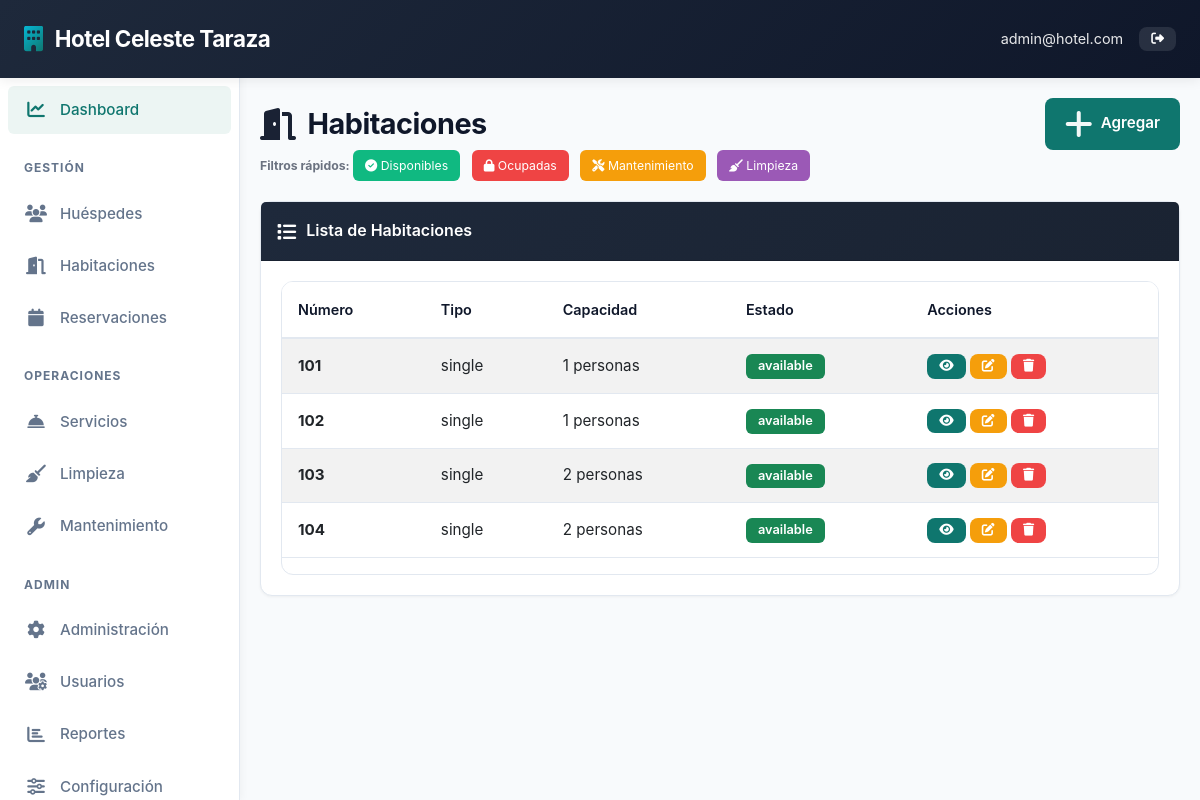
The page /rooms/ (signed in) on the database its author committed.
### models.py (models this page shows, shortened)
class SystemSettings(db.Model):
    __tablename__ = 'system_settings'
    id = db.Column(db.Integer, primary_key=True)
    hotel_name = db.Column(db.String(120), nullable=False, default='Hotel Management System')
    hotel_address = db.Column(db.Text, nullable=False, default='Calle Principal 123, Ciudad')
    hotel_phone = db.Column(db.String(20), nullable=False, default='+1 (555) 123-4567')
    hotel_email = db.Column(db.String(120), nullable=False, default='info@hotel.com')
    check_in_time = db.Column(db.String(5), nullable=False, default='14:00')
    check_out_time = db.Column(db.String(5), nullable=False, default='11:00')
    price_per_night = db.Column(db.Float, nullable=False, default=100.0)
    updated_at = db.Column(db.DateTime, default=datetime.utcnow, onupdate=datetime.utcnow)

class User(UserMixin, db.Model):
    __tablename__ = 'users'
    id = db.Column(db.Integer, primary_key=True)
    username = db.Column(db.String(80), unique=True, nullable=False)
    email = db.Column(db.String(120), unique=True, nullable=False)
    password_hash = db.Column(db.String(200), nullable=False)
    full_name = db.Column(db.String(120), nullable=False)
    role = db.Column(db.String(20), nullable=False, default='staff')  # admin, receptionist, housekeeper, manager
    phone = db.Column(db.String(20))
    created_at = db.Column(db.DateTime, default=datetime.utcnow)
    is_active = db.Column(db.Boolean, default=True)
    reservations = db.relationship('Reservation', backref='created_by_user', lazy=True)

class Room(db.Model):
    __tablename__ = 'rooms'
    id = db.Column(db.Integer, primary_key=True)
    room_number = db.Column(db.String(10), unique=True, nullable=False)
    room_type = db.Column(db.String(50), nullable=False)  # single, double, suite, deluxe
    floor = db.Column(db.Integer, nullable=False)
    capacity = db.Column(db.Integer, nullable=False)
    price_per_night = db.Column(db.Float, nullable=False)
    description = db.Column(db.Text)
    amenities = db.Column(db.String(500))  # comma separated
    status = db.Column(db.String(20), default='available')  # available, occupied, maintenance, cleaning
    created_at = db.Column(db.DateTime, default=datetime.utcnow)
    reservations = db.relationship('Reservation', backref='room', lazy=True)
    maintenance_logs = db.relationship('MaintenanceLog', backref='room', lazy=True)

### routes.py (the view)
@rooms_bp.route('/')
@staff_required
def list_rooms():
    page = request.args.get('page', 1, type=int)
    status = request.args.get('status', '')
    room_type = request.args.get('type', '')
    query = Room.query
    if status:
        query = query.filter_by(status=status)
    if room_type:
        query = query.filter_by(room_type=room_type)
    rooms = query.paginate(page=page, per_page=12)
    return render_template('rooms/list_rooms.html', rooms=rooms, current_status=status, current_type=room_type)

### auth.py (called while the page is built)
def staff_required(f):
    @wraps(f)
    def decorated_function(*args, **kwargs):
        if not current_user.is_authenticated:
            flash('Debe iniciar sesión primero.', 'warning')
            return redirect(url_for('auth.login'))
        return f(*args, **kwargs)
    return decorated_function

### templates/rooms/list_rooms.html (shortened to what this page needs)
{% extends "base.html" %}
{% block content %}
<div class="page-header">
    <div style="display: flex; justify-content: space-between; align-items: center;">
        <h1>
            <i class="fas fa-door-open"></i>
            Habitaciones
        </h1>
        <a href="/rooms/add" class="btn btn-primary">
            <i class="fas fa-plus"></i>
            Agregar
        </a>
    </div>
</div>
<div style="margin-bottom: 1.25rem;">
    <small style="color: #6b7280;">
        <strong>Filtros rápidos:</strong>
        <a href="/rooms?status=available" style="display: inline-block; background-color: #10b981; color: white; padding: 0.375rem 0.75rem; border-radius: 0.375rem; text-decoration: none; margin-right: 0.5rem;">
            <i class="fas fa-check-circle"></i> Disponibles
        </a>
        <a href="/rooms?status=occupied" style="display: inline-block; background-color: #ef4444; color: white; padding: 0.375rem 0.75rem; border-radius: 0.375rem; text-decoration: none; margin-right: 0.5rem;">
            <i class="fas fa-lock"></i> Ocupadas
        </a>
        <a href="/rooms?status=maintenance" style="display: inline-block; background-color: #f59e0b; color: white; padding: 0.375rem 0.75rem; border-radius: 0.375rem; text-decoration: none; margin-right: 0.5rem;">
            <i class="fas fa-tools"></i> Mantenimiento
        </a>
        <a href="/rooms?status=cleaning" style="display: inline-block; background-color: #9b59b6; color: white; padding: 0.375rem 0.75rem; border-radius: 0.375rem; text-decoration: none;">
            <i class="fas fa-broom"></i> Limpieza
        </a>
    </small>
</div>
<div class="card">
    <div class="card-header">
        <i class="fas fa-list"></i>
        Lista de Habitaciones
    </div>
    <div class="card-body">
        {% if rooms %}
        <div class="table-responsive">
            <table class="table table-hover table-striped">
                <thead>
                    <tr>
                        <th>Número</th>
                        <th class="d-none d-md-table-cell">Tipo</th>
                        <th class="d-none d-md-table-cell">Capacidad</th>
                        <th>Estado</th>
                        <th>Acciones</th>
                    </tr>
                </thead>
                <tbody>
                    {% for room in rooms %}
                    <tr>
                        <td><strong>{{ room.room_number }}</strong></td>
                        <td class="d-none d-md-table-cell">{{ room.room_type }}</td>
                        <td class="d-none d-md-table-cell">{{ room.capacity }} personas</td>
                        <td>
                            <span class="badge {% if room.status == 'available' %}bg-success{% elif room.status == 'occupied' %}bg-danger{% else %}bg-warning{% endif %}">
                                {{ room.status }}
                            </span>
                        </td>
                        <td>
                            <a href="/rooms/{{ room.id }}" class="btn btn-sm btn-primary">
                                <i class="fas fa-eye"></i>
                            </a>
                            <a href="/rooms/{{ room.id }}/edit" class="btn btn-sm btn-warning">
                                <i class="fas fa-edit"></i>
                            </a>
                            {% if current_user.role == 'admin' and room.status == 'available' %}
                            <form method="POST" action="/rooms/{{ room.id }}/delete" style="display:inline;">
                                <button type="submit" class="btn btn-sm btn-danger" onclick="return confirm('¿Eliminar esta habitación?')">
                                    <i class="fas fa-trash"></i>
                                </button>
                            </form>
                            {% endif %}
                        </td>
                    </tr>
                    {% endfor %}
                </tbody>
            </table>
        </div>
        {% else %}
        <div class="alert alert-info">
            <i class="fas fa-info-circle"></i>
            No hay habitaciones registradas
        </div>
        {% endif %}
    </div>
</div>
{% endblock %}

### templates/base.html (shortened to what this page needs)
<!DOCTYPE html>
<html lang="es">
<head>
    <link href="https://cdn.jsdelivr.net/npm/bootstrap@5.3.0/dist/css/bootstrap.min.css" rel="stylesheet">
    <link rel="stylesheet" href="https://cdnjs.cloudflare.com/ajax/libs/font-awesome/6.4.0/css/all.min.css">
</head>
<body>
    {% if current_user.is_authenticated %}
    <nav class="navbar">
        <a class="navbar-brand" href="/"><i class="fas fa-building"></i> <span>{{ hotel_settings.hotel_name }}</span></a>
        <div class="navbar-right">
            <span class="text-white">{{ current_user.email }}</span>
            <a href="/auth/logout" class="btn btn-sm" style="background-color: rgba(255,255,255,0.1); color: white;"><i class="fas fa-sign-out-alt"></i></a>
        </div>
    </nav>
    <aside class="sidebar" id="sidebar">
        <ul class="sidebar-menu">
            <li><a href="/" data-tooltip="Dashboard"><i class="fas fa-chart-line"></i> <span class="sidebar-label">Dashboard</span></a></li>
            <li><div class="sidebar-section-title">Gestión</div></li>
            {% if modules_dict.get('Huéspedes', {}).is_enabled != False %}
            <li><a href="/guests" data-tooltip="Huéspedes"><i class="fas fa-users"></i> <span class="sidebar-label">Huéspedes</span></a></li>
            {% endif %}
            {% if modules_dict.get('Habitaciones', {}).is_enabled != False %}
            <li><a href="/rooms" data-tooltip="Habitaciones"><i class="fas fa-door-open"></i> <span class="sidebar-label">Habitaciones</span></a></li>
            {% endif %}
            {% if modules_dict.get('Reservas', {}).is_enabled != False %}
            <li><a href="/reservations" data-tooltip="Reservaciones"><i class="fas fa-calendar"></i> <span class="sidebar-label">Reservaciones</span></a></li>
            {% endif %}
            <li><div class="sidebar-section-title">Operaciones</div></li>
            {% if modules_dict.get('Servicios', {}).is_enabled != False %}
            <li><a href="/services" data-tooltip="Servicios"><i class="fas fa-concierge-bell"></i> <span class="sidebar-label">Servicios</span></a></li>
            {% endif %}
            {% if modules_dict.get('Limpieza', {}).is_enabled != False %}
            <li><a href="/housekeeping" data-tooltip="Limpieza"><i class="fas fa-broom"></i> <span class="sidebar-label">Limpieza</span></a></li>
            {% endif %}
            {% if modules_dict.get('Mantenimiento', {}).is_enabled != False %}
            <li><a href="/maintenance" data-tooltip="Mantenimiento"><i class="fas fa-wrench"></i> <span class="sidebar-label">Mantenimiento</span></a></li>
            {% endif %}
            {% if current_user.role == 'admin' %}
            <li><div class="sidebar-section-title">Admin</div></li>
            <li><a href="/admin" data-tooltip="Administración"><i class="fas fa-cog"></i> <span class="sidebar-label">Administración</span></a></li>
            <li><a href="/admin/users" data-tooltip="Usuarios"><i class="fas fa-users-cog"></i> <span class="sidebar-label">Usuarios</span></a></li>
            <li><a href="/admin/reports" data-tooltip="Reportes"><i class="fas fa-chart-bar"></i> <span class="sidebar-label">Reportes</span></a></li>
            <li><a href="/admin/settings" data-tooltip="Configuración"><i class="fas fa-sliders-h"></i> <span class="sidebar-label">Configuración</span></a></li>
            {% endif %}
        </ul>
    </aside>
    {% endif %}
    <div class="main-content">
        {% block content %}{% endblock %}
    </div>
</body>
</html>

### rows shown on the page
SystemSettings: hotel_name "Hotel Celeste Taraza"
User: email "admin@hotel.com"
Room: room_number "101", room_type "single", capacity "1", status "available"
Room: room_number "102", room_type "single", capacity "1", status "available"
Room: room_number "103", room_type "single", capacity "2", status "available"
Room: room_number "104", room_type "single", capacity "2", status "available"
